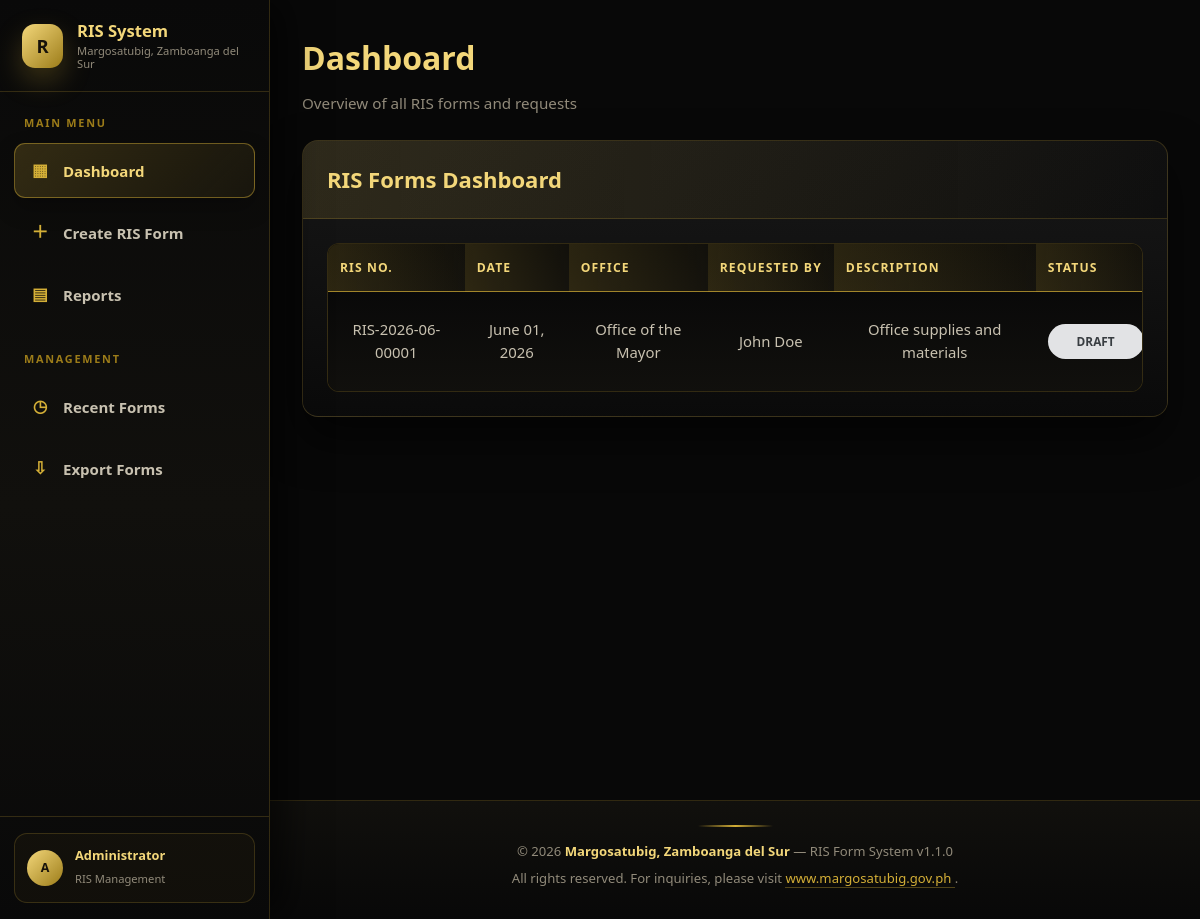
The page /pages/index.php on the database its author committed.
### tables this page shows
CREATE TABLE `ris_forms` (
  `id` int(11) NOT NULL,
  `ris_number` varchar(50) NOT NULL,
  `sai_number` varchar(50) DEFAULT NULL,
  `office_name` varchar(100) NOT NULL,
  `responsibility_center_code` varchar(50) DEFAULT NULL,
  `ris_date` date NOT NULL,
  `sai_date` date DEFAULT NULL,
  `purpose` text DEFAULT NULL,
  `descriptions` longtext DEFAULT NULL,
  `requested_by` varchar(100) DEFAULT NULL,
  `requested_by_signature` varchar(255) DEFAULT NULL,
  `requested_by_designation` varchar(100) DEFAULT NULL,
  `requested_by_date` date DEFAULT NULL,
  `approved_by` varchar(100) DEFAULT NULL,
  `approved_by_signature` varchar(255) DEFAULT NULL,
  `approved_by_designation` varchar(100) DEFAULT NULL,
  `approved_by_date` date DEFAULT NULL,
  `received_by` varchar(100) DEFAULT NULL,
  `received_by_signature` varchar(255) DEFAULT NULL,
  `received_by_designation` varchar(100) DEFAULT NULL,
  `received_by_date` date DEFAULT NULL,
  `created_at` timestamp NOT NULL DEFAULT current_timestamp(),
  `updated_at` timestamp NOT NULL DEFAULT current_timestamp() ON UPDATE current_timestamp(),
  `created_by` int(11) DEFAULT NULL,
  `status` enum('DRAFT','SUBMITTED','APPROVED','RECEIVED','ARCHIVED') DEFAULT 'DRAFT',
  `deleted_at` datetime DEFAULT NULL,
  `deleted_by` int(11) DEFAULT NULL
);

### config/database.php (called while the page is built, shortened)
<?php
function escape_html(mixed $value): string
{
    return htmlspecialchars((string) $value, ENT_QUOTES, 'UTF-8');
}

### pages/index.php (the view, shortened to what this page needs)
<?php
require_once '../config/database.php';
$dashboard_layout = true;
include '../includes/header.php';
$query = "
    SELECT
        rf.id,
        rf.ris_number,
        rf.ris_date,
        rf.office_name,
        rf.requested_by,
        rf.purpose,
        rf.status,
        rf.created_at,
        GROUP_CONCAT(
            rli.descriptions
            SEPARATOR ', '
        ) AS line_descriptions
    FROM ris_forms rf
    LEFT JOIN ris_line_items rli
        ON rf.id = rli.ris_id
    GROUP BY rf.id
    ORDER BY rf.created_at DESC
    LIMIT 20
";
$result = $conn->query($query);
?>
<div class="dashboard-layout">
    <aside class="sidebar" id="sidebar">
        <div class="sidebar-brand">
            <div class="sidebar-brand-icon">R</div>
            <div class="sidebar-brand-text">
                RIS System
                <small>
                    <?php echo htmlspecialchars(
                        LGU_NAME,
                        ENT_QUOTES,
                        'UTF-8'
                    ); ?>
                </small>
            </div>
        </div>
        <nav class="sidebar-nav" aria-label="Dashboard navigation">
            <p class="sidebar-section-title">Main Menu</p>
            <a href="index.php" class="sidebar-link active">
                <span class="sidebar-icon">▦</span>
                <span>Dashboard</span>
            </a>
            <a href="create.php" class="sidebar-link">
                <span class="sidebar-icon">＋</span>
                <span>Create RIS Form</span>
            </a>
            <a href="report.php" class="sidebar-link">
                <span class="sidebar-icon">▤</span>
                <span>Reports</span>
            </a>
            <p class="sidebar-section-title" style="margin-top: 28px;">
                Management
            </p>
            <a href="index.php" class="sidebar-link">
                <span class="sidebar-icon">◷</span>
                <span>Recent Forms</span>
            </a>
            <a
                href="javascript:void(0);"
                class="sidebar-link"
                onclick="exportFormListToCSV()">
                <span class="sidebar-icon">⇩</span>
                <span>Export Forms</span>
            </a>
        </nav>
        <div class="sidebar-footer">
            <div class="sidebar-user">
                <div class="sidebar-avatar">
                    <?php
                        $user_name = $_SESSION['user_name'] ?? 'Administrator';
                        echo htmlspecialchars(
                            strtoupper(substr($user_name, 0, 1)),
                            ENT_QUOTES,
                            'UTF-8'
                        );
                    ?>
                </div>
                <div>
                    <strong>
                        <?php echo htmlspecialchars(
                            $user_name,
                            ENT_QUOTES,
                            'UTF-8'
                        ); ?>
                    </strong>
                    <small>RIS Management</small>
                </div>
            </div>
        </div>
    </aside>
    <main class="main-content">
        <div class="page-header">
            <h1>Dashboard</h1>
            <p>Overview of all RIS forms and requests</p>
        </div>
        <section class="dashboard-card">
            <div class="card-header">
                <h2>RIS Forms Dashboard</h2>
            </div>
            <div class="card-body">
                <?php if ($result && $result->num_rows > 0): ?>
                    <div class="table-wrapper">
                        <table class="table">
                            <thead>
                                <tr>
                                    <th>RIS No.</th>
                                    <th>Date</th>
                                    <th>Office</th>
                                    <th>Requested By</th>
                                    <th>Description</th>
                                    <th>Status</th>
                                </tr>
                            </thead>
                            <tbody>
                                <?php while ($form = $result->fetch_assoc()): ?>
                                    <?php
                                        $descriptions = !empty(
                                            $form['line_descriptions']
                                        )
                                            ? $form['line_descriptions']
                                            : ($form['purpose'] ?? '');
                                        $display_text = substr(
                                            $descriptions,
                                            0,
                                            50
                                        );
                                        $status = trim(
                                            (string) (
                                                $form['status'] ?? 'Pending'
                                            )
                                        );
                                        $status_class = strtolower($status);
                                        $status_class = preg_replace(
                                            '/[^a-z0-9]+/',
                                            '-',
                                            $status_class
                                        );
                                        $status_class = trim(
                                            $status_class,
                                            '-'
                                        );
                                    ?>
                                    <tr>
                                        <td>
                                            <?php echo htmlspecialchars(
                                                $form['ris_number'],
                                                ENT_QUOTES,
                                                'UTF-8'
                                            ); ?>
                                        </td>
                                        <td>
                                            <?php echo date(
                                                DISPLAY_DATE_FORMAT,
                                                strtotime($form['ris_date'])
                                            ); ?>
                                        </td>
                                        <td>
                                            <?php echo htmlspecialchars(
                                                $form['office_name'],
                                                ENT_QUOTES,
                                                'UTF-8'
                                            ); ?>
                                        </td>
                                        <td>
                                            <?php echo htmlspecialchars(
                                                $form['requested_by'] ?? 'N/A',
                                                ENT_QUOTES,
                                                'UTF-8'
                                            ); ?>
                                        </td>
                                        <td>
                                            <?php echo htmlspecialchars(
                                                $display_text,
                                                ENT_QUOTES,
                                                'UTF-8'
                                            ); ?>
                                        </td>
                                        <td>
                                            <span class="badge badge-<?php echo htmlspecialchars(
                                                $status_class,
                                                ENT_QUOTES,
                                                'UTF-8'
                                            ); ?>">
                                                <?php echo htmlspecialchars(
                                                    $status,
                                                    ENT_QUOTES,
                                                    'UTF-8'
                                                ); ?>
                                            </span>
                                        </td>
                                    </tr>
                                <?php endwhile; ?>
                            </tbody>
                        </table>
                    </div>
                <?php endif; ?>
            </div>
        </section>
    </main>
</div>
<?php include '../includes/footer.php'; ?>

### includes/header.php (shortened to what this page needs)
<?php
$is_dashboard = isset($dashboard_layout) && $dashboard_layout === true;
$app_url = defined('APP_URL') ? rtrim(APP_URL, '/') : '';
?>
<!DOCTYPE html>
<html lang="en">
<head>
    <link rel="stylesheet" href="<?php echo escape_html($app_url); ?>/css/style.css">
</head>
<body class="<?php echo $is_dashboard ? 'dashboard-page' : ''; ?>">

### includes/footer.php (shortened to what this page needs)
<?php
$lgu_name = defined('LGU_NAME')
    ? LGU_NAME
    : 'Local Government Unit';
$app_version = defined('APP_VERSION')
    ? APP_VERSION
    : '1.0';
$lgu_website = defined('LGU_WEBSITE')
    ? rtrim(LGU_WEBSITE, '/')
    : 'https://www.margosatubig.gov.ph';
$website_display = preg_replace(
    '#^https?://#i',
    '',
    $lgu_website
);
?>
<footer
    class="footer"
    role="contentinfo"
    aria-label="Site footer">
    <div class="footer-content">
        <div class="footer-divider"></div>
        <p>
            &copy; <?php echo date('Y'); ?>
            <strong>
                <?php echo htmlspecialchars(
                    $lgu_name,
                    ENT_QUOTES,
                    'UTF-8'
                ); ?>
            </strong>
            &mdash; RIS Form System
            v<?php echo htmlspecialchars(
                $app_version,
                ENT_QUOTES,
                'UTF-8'
            ); ?>
        </p>
        <p>
            All rights reserved.
            For inquiries, please visit
            <a
                class="footer-link"
                href="<?php echo htmlspecialchars(
                    $lgu_website,
                    ENT_QUOTES,
                    'UTF-8'
                ); ?>"
                target="_blank"
                rel="noopener noreferrer">
                <?php echo htmlspecialchars(
                    $website_display,
                    ENT_QUOTES,
                    'UTF-8'
                ); ?>
            </a>.
        </p>
    </div>
</footer>
</body>
</html>

### includes/header.php (style rules this page uses)
html,body { margin:0;padding:0 }
body.dashboard-page { background:#080808 }

### rows shown on the page
ris_forms: ris_number "RIS-2026-06-00001", ris_date "June 01, 2026", office_name "Office of the Mayor", requested_by "John Doe", purpose "Office supplies and materials", status "DRAFT"

### other values the page prints
LGU_NAME "Margosatubig, Zamboanga del Sur"
substr($user_name, 0, 1) "A"
$user_name "Administrator"
$lgu_name "Margosatubig, Zamboanga del Sur"
$app_version "1.1.0"
$website_display "www.margosatubig.gov.ph"
